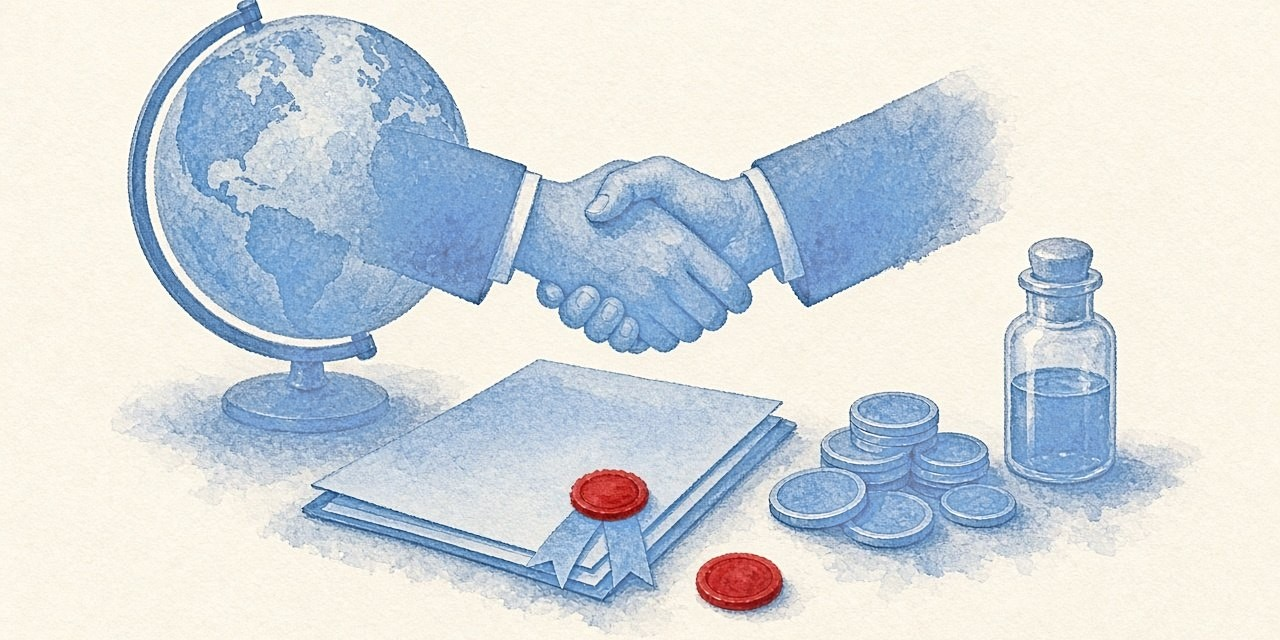
#> input picture img/pal/deals/v10/deal_01.jpg, 1280 x 640 px
$ python -i audit_weekly.py   (imports and definitions only)
#> lines starting #> are read from the running program, lines starting #| are printed output that depends on the picture
#!/usr/bin/env python3
"""发布前强制审计（前沿追踪 / InLight 中文站）。

对照 docs/PUBLISH_CHECKLIST.md，自动检查一周产出和构建好的站点；任何 FAIL 时退出码非零。

    python tools/audit_weekly.py --base origin/main                # 发布前：与上一版已发布内容比对
    python tools/audit_weekly.py --base origin/main --week preview/weekly/2026-10-18
    python tools/audit_weekly.py --offline                         # 不联网（跳过外链可达性）
    python tools/audit_weekly.py --write-baseline                  # 校准：把现有内容的历史问题写入基线
    python tools/audit_weekly.py --live https://inlight.therasik.com --base HEAD~1   # 上线后核验

状态：PASS / FAIL（拦发布）/ WARN（需人工确认，--strict 时视为 FAIL）/ LEGACY（基线里登记过的历史问题，
不拦发布，但只对旧条目生效；新条目永远不进基线）/ MANUAL（只能人工核对的项，报告里列出待签字）。
报告写到 preview/audit/<时间>/audit_report.{md,json}（preview/ 不进 git）。
"""

from __future__ import annotations

import argparse
import colorsys
import concurrent.futures as cf
import glob
import hashlib
import json
import math
import re
import shutil
import subprocess
import sys
import tempfile
import unicodedata
import warnings
from collections import Counter, defaultdict
from dataclasses import asdict, dataclass, field
from datetime import datetime
from pathlib import Path
from types import SimpleNamespace

# [1 line not run here, left out]
ROOT = Path(__file__).resolve().parents[1]
sys.path.insert(0, str(ROOT))

# ------------------------------------------------------------------ rule tables

# 自说自话 / 编辑过程 / 版权自辩 / 页面版式解释 / 处理说明（AUTOMATION.md「写作规则」+ 用户规则 + run_weekly 提示词）
BANNED_PHRASES: list[tuple[str, str]] = [
    (r"用户提供(?:的)?全文", "编辑过程：用户提供全文"),
    (r"本文不补", "编辑过程：本文不补"),
    (r"两处均保留", "编辑过程：两处均保留"),
    (r"Supplementary\s*(?:未读|没读|未看)", "编辑过程：Supplementary 未读"),
    (r"(?:附录|补充材料)(?:未读|没读)", "编辑过程：补充材料未读"),
    (r"摘录未给出", "编辑过程：摘录未给出"),
    (r"未读原文|二手核实|二手：", "非全文条目标记（只发全文）"),
    (r"抓取(?:失败|情况|不到|到的)|资料收集", "抓取/资料收集说明"),
    (r"未核到|单位来自作者栏", "核对过程元注释"),
    (r"编辑备注|内部稿|占位(?:符|文字|图|内容)|（占位）|\[占位\]|\bMVP\b|对齐\s*ACIR|BioRender", "内部/流程用语"),
    (r"许可为\s*CC|CC[ -]?BY[^。]{0,20}改写|正文为改写|未逐句抄录|逐句抄录", "许可/版权自辩"),
    (r"本文按|口径冲突|不作换算|本文采用.{0,6}口径", "数字处理说明（应写“各来源数字不一：A 报 X，B 报 Y。”）"),
    (r"本页列出|下方卡片|上方卡片|点击(?:下方|这里|卡片|查看)|如下表所示|见下方", "解释页面版式"),
    (r"前沿追踪即为|样例|自我介绍", "自我介绍"),
    (r"保持独立|我们独立于|不受赞助影响", "为自身独立性辩护"),
    (r"InSynBio|论文写作|智能中转服务|栏位可用于赞助|启曜生科", "商业块/旧品牌"),
]
SLANG = r"yyds|绝绝子|炸裂|王炸|封神|吊打|碾压|秒杀|天花板|硬核|杀疯|爆款|干货满满|宝藏|太香了|狠狠|拿捏|遥遥领先"
HYPE_TITLE = r"重磅|颠覆|突破性?|里程碑式|划时代"
BOILERPLATE = r"原文未报告|原文未给出|未给出"
DISCLAIMERS = {
    "ai_figure": r"由\s*AI\s*生成",
    "not_advice": r"不构成投资建议",
    "check_record": r"核对记录",
}
BRAND_RE = re.compile(r"TheraSik|Therasik|THERASIK|TheraSIK")  # 品牌写法；小写域名 therasik.com 允许
DEAL_KINDS = {"acq", "lic", "newco", "clin", "inv", "policy"}
FILING_DOMAINS = ("sec.gov", "hkexnews.hk", "cninfo.com.cn", "sse.com.cn", "szse.cn")
NEWCO_TEXT = r"NewCo|新设公司|新公司|新成立|成立.{0,8}(?:公司|平台)|装入|借壳|反向合并|launch(?:es|ed)? with|newly formed"
NEWCO_EQUITY = r"股权|持股|股份|equity|A 轮|A轮|Series A|融资"
ACADEMIC_PER_WEEK = (4, 5)
SITE_GREEN_HUE = (0.25, 0.5)
WARM_OFFWHITE = (0xF7, 0xF4, 0xEA)

REQUIRED_MD_SECTIONS = ["关键数据卡", "研究背景与待解问题", "研究设计", "核心结果", "机制解读", "局限与不确定", "作者、出处与核对"]
CSS_REQUIRED = [
    (r"\.pv-art \.sec p\{[^}]*text-align:justify[^}]*text-indent:2em", "文章正文段落两端对齐 + 首行缩进两字"),
    (r"\.feed-details-panel p:not\(\.msline\)\{[^}]*text-align:justify[^}]*text-indent:2em", "经济动态详情正文两端对齐 + 缩进"),
    (r"\.textpage \.panel p\{[^}]*text-align:justify[^}]*text-indent:2em", "文字页正文两端对齐 + 缩进"),
    (r"\.art-end p,\.art-end li\{[^}]*text-indent:0", "文末区块不缩进"),
]

STATUS_ORDER = ["FAIL", "WARN", "LEGACY", "MANUAL", "PASS"]


@dataclass
class Finding:
    check: str
    section: str
    item: str
    status: str
    msg: str = ""
    new: bool = False


@dataclass
class Ctx:
    root: Path
    base: str | None
    week: Path | None
    online: bool
    strict: bool
    findings: list[Finding] = field(default_factory=list)
    checks_run: Counter = field(default_factory=Counter)

    def add(self, check, section, item, status, msg="", new=False):
        self.checks_run[check] += 1
        self.findings.append(Finding(check, section, item, status, msg, new))

    def ok(self, check, section, item="*", new=False):
        self.checks_run[check] += 1


# ------------------------------------------------------------------ helpers

def han_count(s: str) -> int:
    return sum(1 for ch in s if "\u4e00" <= ch <= "\u9fff")


# [21 lines left out: functions numbers_in, norm_url, not called in this run]


def norm_title(t: str) -> str:
    t = unicodedata.normalize("NFKC", t or "").lower()
    return re.sub(r"[\s\W_]+", "", t)


# [34 lines left out: functions git_show, parse_js_obj, parse_deals, not called in this run]


def parse_deal_art(index_html: str) -> dict:
    m = re.search(r"const DEAL_ART_V7=(\{.*?\});", index_html, re.S)
    return json.loads(m.group(1)) if m else {}


# ------------------------------------------------------------------ site model

class Site:
    # [17 lines left out: functions __init__, _read, not called in this run]

    def published(self) -> list[dict]:
        return [a for a in self.catalog.get("articles", []) if a.get("status") == "published"]

    def article_md(self, aid: str) -> str:
        return self._read(f"content/articles/{aid}.md") or ""

    def article_json(self, aid: str) -> dict:
        t = self._read(f"content/articles/{aid}.json")
        return json.loads(t) if t else {}

    def page(self, aid: str) -> str:
        return self._read(f"pages/article/{aid}.html") or ""

    def weekly_articles(self) -> list[dict]:
        return list(self.latest.get("articles") or [])

    def weekly_deals(self) -> list[dict]:
        return list(self.latest.get("deals") or [])


def deal_key(d: dict) -> str:
    return d.get("url") or ("t:" + d.get("t", ""))


# ------------------------------------------------------------------ image metrics

DEAL_BLUE_MIN = 0.10  # 经济动态图蓝色最低占比（配色锁定）；lowered to 10% on 2026-10-15 for approved softer deal tone (Jing)
DEAL_GREEN_MAX = 0.01  # 经济动态图绿色上限


def image_metrics(path: Path) -> dict | None:
#> called with path = '../img/pal/deals/v10/deal_01.jpg'
    try:
        from PIL import Image, ImageFilter
    except ImportError:
        return None
    im = Image.open(path)
#> im is the input picture: PIL image 1280x640 RGB; mean R, G, B 210.1, 216.3, 220.5
    fmt = im.format
    rgb = im.convert("RGB")
    w, h = rgb.size
    small = rgb.resize((160, max(1, int(160 * h / w))))
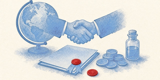
#> small: PIL image 160x80 RGB; mean R, G, B 210.1, 216.3, 220.4
    px = list(small.getdata())
#> px = 12800 items, first 6: (251, 245, 233), (252, 246, 232), (253, 247, 233), (252, 248, 235), (252, 246, 234), (252, 246, 234)
    n = len(px)
#> n = 12800
    lab = list(small.convert("LAB").getdata())
#> lab = 12800 items, first 6: (247, 129, 135), (248, 128, 136), (248, 128, 136), (249, 128, 135), (248, 129, 135), (248, 129, 135)
    L = sum(p[0] for p in lab) / n * 100 / 255
#> L = 86.03
    a = sum(p[1] - 128 for p in lab) / n
#> a = -1
    b = sum(p[2] - 128 for p in lab) / n
#> b = -2.77
    red = green = blue = 0
    for r, g, bb in px:
        H, S, V = colorsys.rgb_to_hsv(r / 255, g / 255, bb / 255)
        if S > 0.35 and V > 0.3 and (H < 0.06 or H > 0.94):
            red += 1
        elif S > 0.15 and 0.2 < H < 0.5:
            green += 1
        elif S > 0.15 and 0.5 < H < 0.72:
            blue += 1
#> this loop made 12800 passes
#> (r, g, bb, H, S, V) on passes 1 to 8: (251, 245, 233, 0.111, 0.0717, 0.984), (252, 246, 232, 0.117, 0.0794, 0.988), (253, 247, 233, 0.117, 0.0791, 0.992), (252, 248, 235, 0.127, 0.0675, 0.988), (252, 246, 234, 0.111, 0.0714, 0.988), (252, 246, 234, 0.111, 0.0714, 0.988), (253, 247, 235, 0.111, 0.0711, 0.992), (253, 247, 235, 0.111, 0.0711, 0.992)
#> after the loop, blue = 3781; green = 0; red = 111
    corners = [rgb.getpixel(xy) for xy in ((4, 4), (w - 5, 4), (4, h - 5), (w - 5, h - 5))]
#> corners = [(252, 246, 234), (250, 244, 230), (255, 249, 237), (253, 247, 233)]
    corner = tuple(sorted(c[i] for c in corners)[1] for i in range(3))  # robust-ish
#> corner = (252, 246, 233)
    grains = []
    gray = rgb.convert("L")
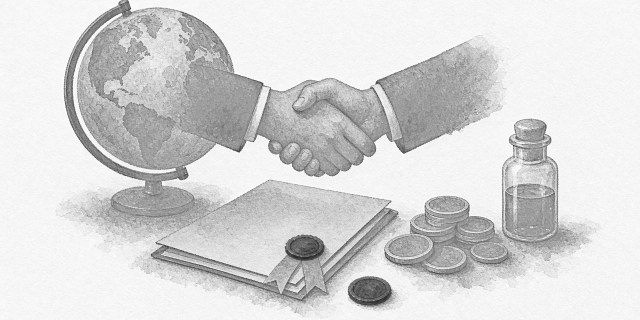
#> gray: PIL image 1280x640 L (shown at 1/2 size); min 23, max 255, mean 214.7
    for x0, y0 in ((8, 8), (w - 72, 8), (8, h - 72), (w - 72, h - 72)):
        patch = gray.crop((x0, y0, x0 + 64, y0 + 64))
        blur = patch.filter(ImageFilter.BoxBlur(2))
        diff = [abs(p - q) for p, q in zip(patch.getdata(), blur.getdata())]
        mean = sum(diff) / len(diff)
        grains.append(mean)
#> this loop made 4 passes
#> mean on passes 1 to 4: 1.36, 1.43, 1.45, 1.56
#> pass 1, in image_metrics, `patch = gray.crop((x0, y0, x0 + 64, y0 + 64))`:
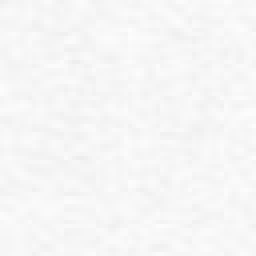
#> patch: PIL image 64x64 L (shown 4 times larger); min 237, max 253, mean 246.4
#> after the loop, grains = [1.36, 1.43, 1.45, 1.56]
    return {"size": [w, h], "format": fmt, "L": L, "a": a, "b": b, "red": red / n, "green": green / n,
            "blue": blue / n, "corner": list(corner), "grain": min(grains)}


# [35 lines left out: functions delta_e, ocr_chars, not called in this run]


# ------------------------------------------------------------------ checks

_SOURCE_AUDIT: dict[str, str] | None = None


# [573 lines left out: functions source_audit_numbers, check_text_rules, check_articles, image_groups, check_images, check_deals and 8 more, not called in this run]


# 自动检查目录：(编号, 分组, 说明, 运行条件)。运行条件 None=总是；week=给了 --week；
# base=给了 --base；online=未加 --offline；tests=--run-tests；live=--live；images=未加 --skip-images
AUTO_CHECKS = [
    ("A1-来源链接", "来源与事实", "每篇文章/每条交易都有 http(s) 原文链接", None),
    ("A2-全文准入", "来源与事实", "数据卡“证据等级”写明全文；有正文 .md", None),
    ("A2-允许来源", "来源与事实", "新条目链接必须来自本周抓取的候选列表", "week"),
    ("A3-核对记录", "来源与事实", "关键数据卡有“核对记录”", None),
    ("A4-公告优先", "来源与事实", "候选里有同公司公告时，交易必须先引公告", "week"),
    ("B1-数字与正文一致", "数字核对", "标题/卡片标题/导语/速览里的数字都能在正文或数据卡找到", None),
    ("B2-阿拉伯数字", "数字核对", "速览用阿拉伯数字，不写“百分之/零点”", None),
    ("B3-数字溯源", "数字核对", "新交易的数字能在来源摘录里找到", "week"),
    ("C1-禁用语", "文风与禁用语", "无自我辩护/内部编辑备注/版面说明/商业推广/授权声明等禁用语", None),
    ("C2-套话上限", "文风与禁用语", "“原文未报告/未给出”每篇 ≤2 次", None),
    ("C3-标题禁用词", "文风与禁用语", "标题无“重磅/颠覆/突破”等", None),
    ("C4-声明只出现一次", "文风与禁用语", "AI 生成/投资建议/核对记录类说明每页至多一次", None),
    ("C5-口语自评", "文风与禁用语", "无俚语、口语化自我评价", None),
    ("C7-TheraSik", "文风与禁用语", "页面内容不出现 TheraSik 品牌写法", None),
    ("D1-正文缩进对齐", "格式排版", "CSS 有两端对齐+首行缩进两字；正文段落都在 .sec 内", None),
    ("D2-图注紧贴", "格式排版", "机制图后紧跟步骤/图注；图注不缩进", None),
    ("D3-小节结构", "格式排版", "正文含“研究设计”“局限与不确定”等必备小节", None),
    ("D4-段落长度", "格式排版", "正文段落 ≤150 字（WARN）", None),
    ("D5-站点绿色", "格式排版", "站点主色 --accent 为绿色系", None),
    ("E1-图片存在", "图片", "引用的卡片图/机制图/交易图文件存在", "images"),
    ("E2-尺寸格式", "图片", "格式与尺寸同已发布同类图一致", "images"),
    ("E3-色调范围", "图片", "L*/a*/b* 在已发布同类图范围内（±15%）", "images"),
    ("E4-分区配色", "图片", "学术进展：绿+赤陶红、无蓝；经济动态：蓝为主、无绿", "images"),
    ("E5-暖米白底", "图片", "底色接近 #f7f4ea", "images"),
    ("E6-颗粒质感", "图片", "留白区有纸纹颗粒", "images"),
    ("E7-图内无字", "图片", "新卡片/交易图 OCR 不出字（文字由程序叠加）", "images"),
    ("F1-主领域", "分类标签", "主领域在九领域词表内，标签/颜色/代码一致", None),
    ("F2-相关领域", "分类标签", "相关领域有效且不与主领域重复", None),
    ("F3-预印本标记", "分类标签", "预印本标记与期刊一致", None),
    ("F4-交易类型", "分类标签", "交易 kinds 在既定类型内", None),
    ("F5-NewCo 判定", "分类标签", "newco 标签与“新设公司 + 授权 + 股权/融资”一致", None),
    ("F6-每周篇数", "分类标签", "本次新增学术进展 4–5 篇", "count"),
    ("G1-文章页存在", "链接与资源", "每篇已发布文章都有 pages/article/<id>.html", None),
    ("G2-本地资源", "链接与资源", "页面引用的本地图片/文件都存在", None),
    ("G3-站点地图", "链接与资源", "sitemap 收录的页面都存在", None),
    ("G4-外链可达", "链接与资源", "原文/来源链接可打开（403/429 记 WARN 人工点开）", "online"),
    ("H1-字段一致", "一致性比对", "字段齐全，与已发布条目一致", None),
    ("H2-日期格式", "一致性比对", "日期格式 YYYY-MM / YYYY-MM-DD / YYYY.MM", None),
    ("H3-长度", "一致性比对", "卡片标题 ≤30；速览 100–200 汉字；新条目长度在已发布范围内", None),
    ("H4-金额写法", "一致性比对", "金额写法与既有条目一致，不写“$X亿”", None),
    ("H5-排序", "一致性比对", "经济动态按日期倒序", None),
    ("H6-去重", "一致性比对", "不与已发布内容同 DOI/URL/标题", None),
    ("I1-单元测试", "构建与测试", "python -m unittest discover -s tests 全部通过", "tests"),
    ("I2-构建预演", "构建与测试", "build_pages.py --dry-run 成功", "tests"),
    ("J1-线上首页", "上线后核验", "线上首页可打开", "live"),
    ("J2-线上文章页", "上线后核验", "新文章线上页面可打开", "live"),
    ("J3-线上首页收录", "上线后核验", "线上首页含新文章/新交易", "live"),
    ("J4-线上图片", "上线后核验", "新图片线上可取到", "live"),
]

MANUAL_ITEMS = [
    ("A5-事实核对", "来源与事实", "每条事实主张对照全文：无 contradicted/unsupported；“趋势/相关/推测”保留原文语气"),
    ("A6-一手优先", "来源与事实", "交易先引公司公告/交易所披露，再引媒体；媒体只作补充"),
    ("B4-全量数字核对", "数字核对", "正文、数据卡、图上每个数字逐一对原文（含单位、n、时点、对照）；记录写入 docs/source_audit.md"),
    ("C6-数字不一致写法", "文风与禁用语", "来源数字不一时只写一次“各来源数字不一：A 报 X，B 报 Y。”"),
    ("E8-图像内容", "图片", "学术图：无字插画 + 程序叠加中文；经济动态图：经济主题（不以分子/细胞为主体）；同期图互不重复；与文章内容对应"),
    ("D6-版面目检", "格式排版", "桌面与手机各看一遍：正文两端对齐、首行缩进两字；列表/图注/标题/数据卡不缩进；图注紧贴图下"),
    ("J5-线上目检", "上线后核验", "发布后打开线上首页、学术进展、经济动态和每篇新文章，确认无破图、链接可点"),
]


# ------------------------------------------------------------------ main

# [5 lines left out: function load_baseline, not called in this run]


def msg_hash(msg: str) -> str:
    return hashlib.sha1(re.sub(r"\d+(\.\d+)?", "#", msg).encode("utf-8")).hexdigest()[:10]


# [177 lines left out: functions apply_baseline, audit, write_reports, main, not called in this run]


# [2 lines not run here, left out]

>>> result = image_metrics('../img/pal/deals/v10/deal_01.jpg')
#> result = 10 items

$ run again, on img/pal/deals/v11/deal_02.jpg
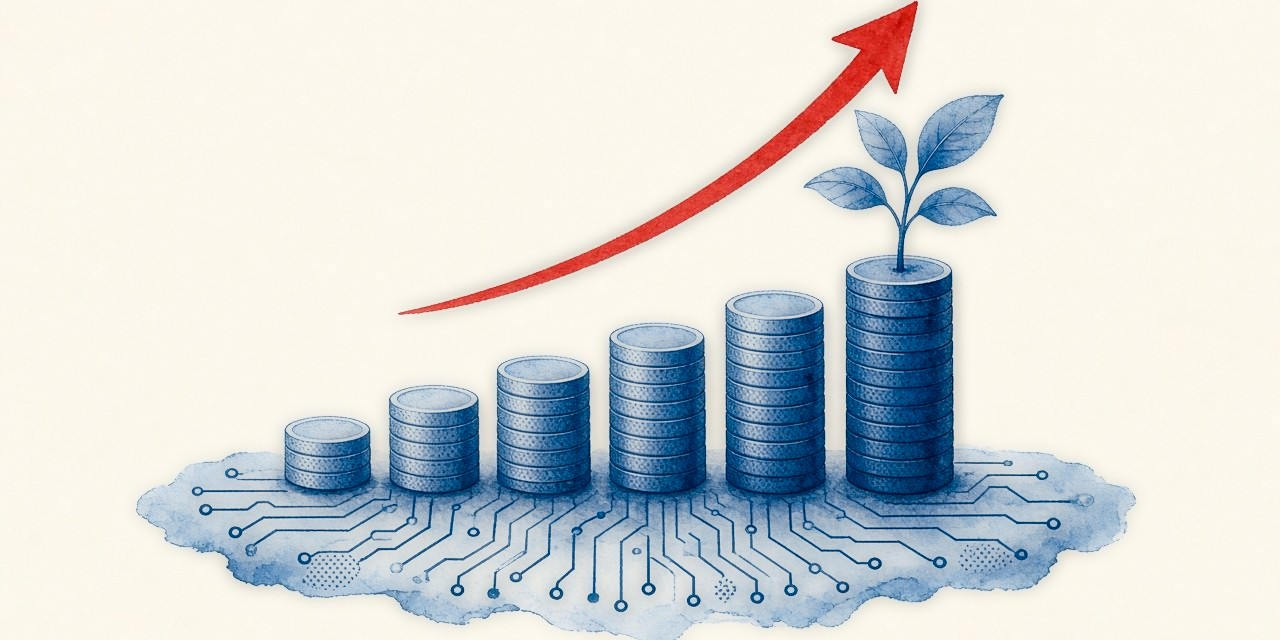
#> input picture img/pal/deals/v11/deal_02.jpg, 1280 x 640 px
#> in image_metrics, im is the input picture: PIL image 1280x640 RGB; mean R, G, B 213.7, 217.1, 216.6
#> in image_metrics, `small = rgb.resize((160, max(1, int(160 * h / w))))`:
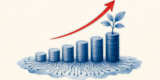
#> small: PIL image 160x80 RGB; mean R, G, B 213.8, 217.1, 216.6
#> px = 12800 items, first 6: (251, 247, 236), (251, 247, 235), (251, 247, 235), (251, 247, 235), (251, 247, 236), (252, 248, 237)
#> n = 12800
#> lab = 12800 items, first 6: (248, 128, 134), (248, 128, 134), (248, 128, 134), (248, 128, 134), (248, 128, 134), (249, 128, 134)
#> L = 86.23
#> a = -0.2
#> b = -0.236
#> the loop in image_metrics, `for r, g, bb in px:` made 12800 passes
#> (H, S, V) on passes 114, 115, 272, 273, 274, 275, 430, 431: (0.0161, 0.386, 0.843), (0.0122, 0.468, 0.804), (0.019, 0.361, 0.859), (0.0104, 0.686, 0.824), (0.00868, 0.928, 0.812), (0.0116, 0.472, 0.839), (0.0129, 0.484, 0.835), (0.00839, 0.761, 0.82)
#> after the loop in image_metrics, `for r, g, bb in px:`: blue = 2594; green = 0; red = 201
#> corners = [(253, 249, 238), (252, 248, 237), (252, 248, 236), (254, 248, 236)]
#> corner = (252, 248, 236)
#> in image_metrics, `gray = rgb.convert("L")`:
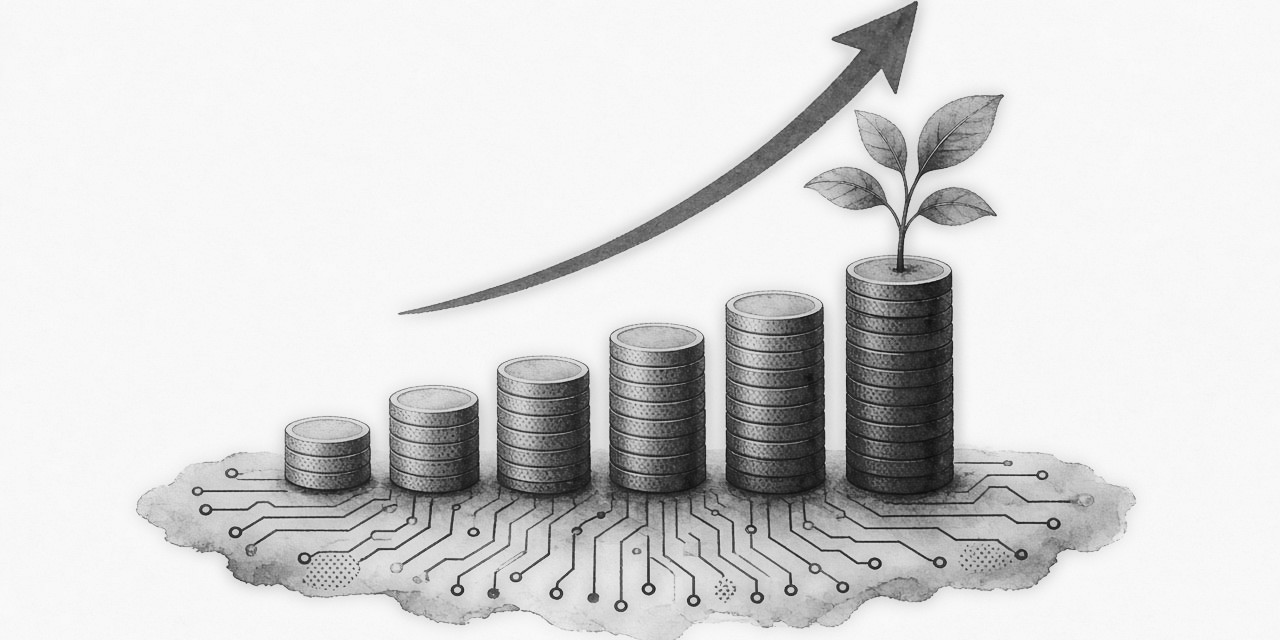
#> gray: PIL image 1280x640 L; min 11, max 251, mean 216.1
#> the loop in image_metrics, `for x0, y0 in ((8, 8), (w - 72, 8), (8, h - 72), (w - 72, h - 72)):` made 4 passes
#> mean on passes 1 to 4: 0.421, 0.439, 0.424, 0.476
#> after the loop in image_metrics, `for x0, y0 in ((8, 8), (w - 72, 8), (8, h - 72), (w - 72, h - 72)):`: grains = [0.421, 0.439, 0.424, 0.476]
#> result = 10 items
